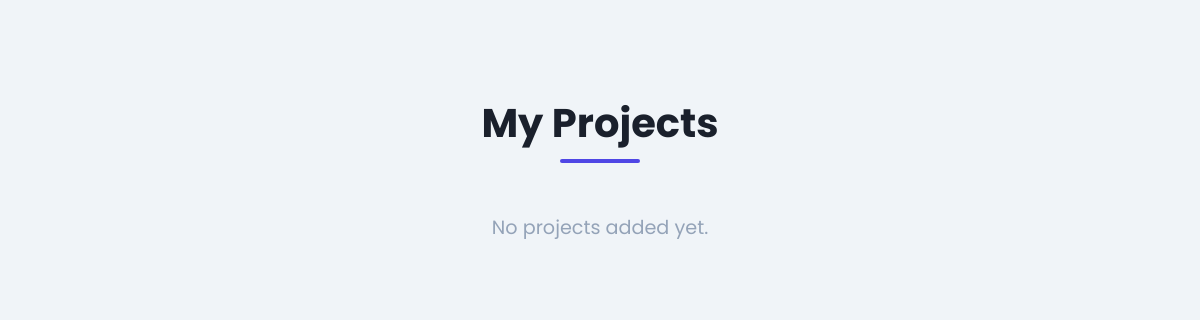
The page /projects/ (signed in) on the database as committed earlier.
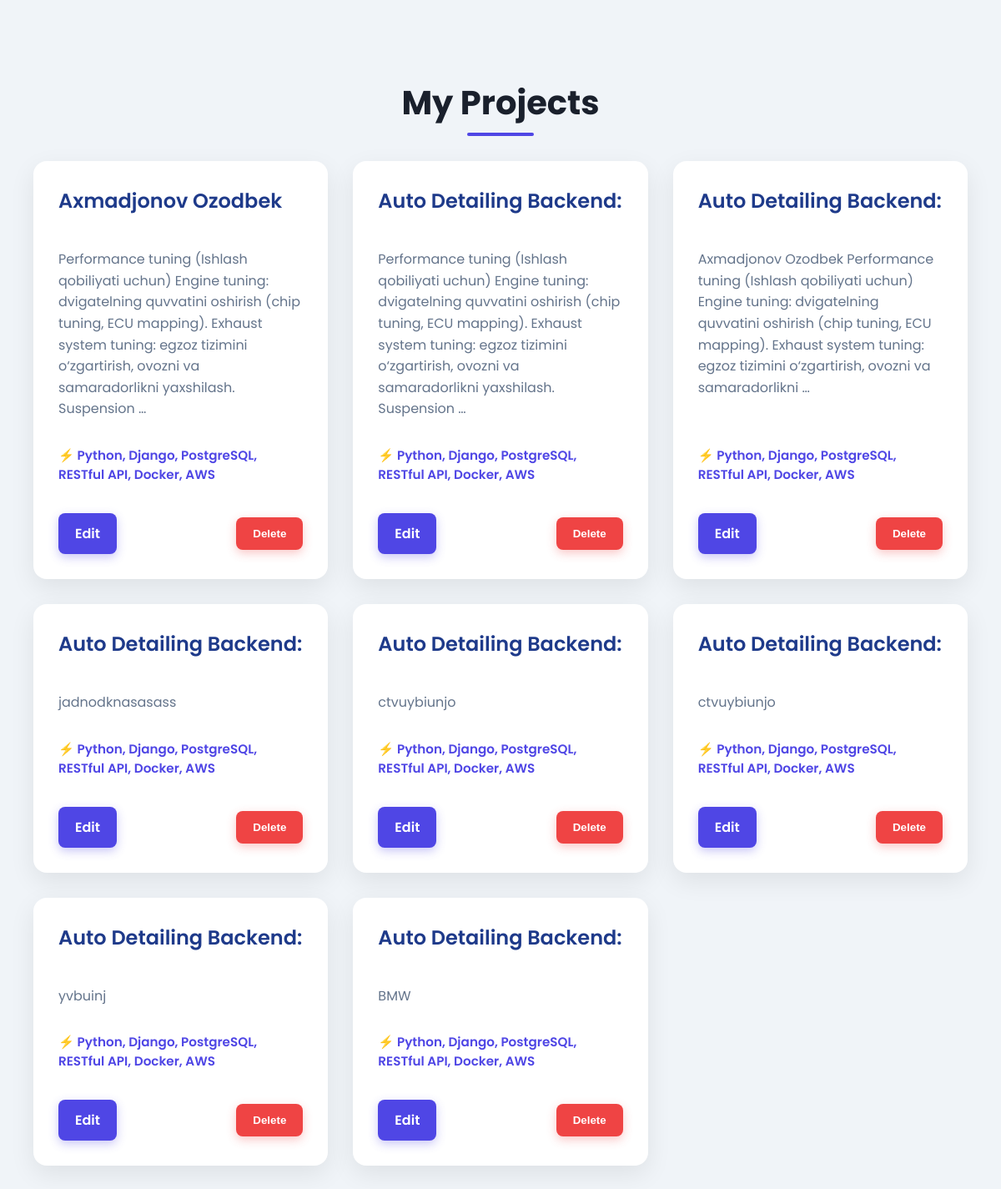
The same page on the database as committed later.
### configapp/models.py (models this page shows, shortened)
class Project(models.Model):
    profile = models.ForeignKey(Profile, on_delete=models.CASCADE, related_name='projects')
    name = models.CharField(max_length=200)
    description = models.TextField()
    skills = models.CharField(max_length=255,
                              help_text="Loyiha uchun ishlatilgan ko'nikmalar (vergul bilan ajratilgan).")
    thumbnail = models.ImageField(upload_to='project_thumbnails/', blank=True, null=True)
    class Meta:
        verbose_name = "Loyiha"
        verbose_name_plural = "Loyihalar"

### configapp/views.py (the view)
# urls.py: path('projects/', views.projects_list, name='projects_list'),
@login_required
def projects_list(request):
    projects = Project.objects.all()
    return render(request, 'projects_list.html', {'projects': projects})

### configapp/templates/projects_list.html (shortened to what this page needs)
<!DOCTYPE html>
<html lang="en">
<head>
</head>
<body>
  <div class="container">
    <h2>My Projects</h2>
    {% if projects %}
    <div class="grid">
      {% for project in projects %}
      <div class="card">
        <h3>{{ project.name }}</h3>
        <p>{{ project.description|truncatewords:25 }}</p>
        <div class="tech-stack">⚡ {{ project.skills }}</div>
        <div class="actions">
          <a href="{% url 'update_project' project.pk %}" class="btn btn-primary">Edit</a>
          <form method="post" action="{% url 'delete_project' project.pk %}">
            <button type="submit" class="btn btn-danger">Delete</button>
          </form>
        </div>
      </div>
      {% endfor %}
    </div>
    {% else %}
      <p class="empty">No projects added yet.</p>
    {% endif %}
  </div>
</body>
</html>

### configapp/templates/projects_list.html (style rules this page uses)
body { font-family: 'Poppins', sans-serif; background-color: #f0f4f8; color: #334155; margin: 0; padding: 60px 40px; }
.container { max-width: 1200px; margin: 0 auto; }
h2 { text-align: center; margin-bottom: 40px; color: #1a202c; font-size: 2.5rem; font-weight: 700; position: relative; }
h2::after { content: ''; position: absolute; bottom: -10px; left: 50%; transform: translateX(-50%); width: 80px; height: 4px; background-color: #4f46e5; border-radius: 2px; }
.grid { display: grid; grid-template-columns: repeat(auto-fit, minmax(300px, 1fr)); gap: 30px; }
.card { background: #ffffff; border-radius: 16px; padding: 30px; box-shadow: 0 10px 30px rgba(0, 0, 0, 0.08); display: flex; flex-direction: column; transition: transform 0.4s ease, box-shadow 0.4s ease; position: relative; overflow: hidden; }
.card::before { content: ''; position: absolute; top: 0; left: 0; width: 100%; height: 6px; background-color: #4f46e5; transform: scaleX(0); transform-origin: left; transition: transform 0.4s ease; }
.card h3 { margin-top: 0; color: #1e3a8a; font-size: 1.5rem; font-weight: 600; }
.card p { flex-grow: 1; font-size: 1rem; color: #64748b; line-height: 1.6; }
.tech-stack { margin: 15px 0; font-size: 0.95rem; font-weight: 600; color: #4f46e5; }
.actions { margin-top: 20px; display: flex; justify-content: space-between; align-items: center; }
.btn { text-decoration: none; padding: 12px 20px; border-radius: 8px; font-weight: 600; transition: all 0.3s ease; text-align: center; }
.btn-primary { background-color: #4f46e5; color: #fff; box-shadow: 0 4px 12px rgba(79, 70, 229, 0.3); }
.btn-danger { background-color: #ef4444; color: #fff; border: none; cursor: pointer; box-shadow: 0 4px 12px rgba(239, 68, 68, 0.3); }

Rows that differ between the two databases and show on the page:
added Project: name "Axmadjonov Ozodbek", description "Performance tuning (Ishlash qobiliyati uchun) Engine tuning: dvigatelning quvvatini oshirish (chip tuning, ECU mapping). Exhaust system tuning: egzoz tizimini o‘zgartirish, ovozni va samaradorlikni yaxshilash. Suspension …", skills "Python, Django, PostgreSQL, RESTful API, Docker, AWS"
added Project: name "Auto Detailing Backend:", description "Performance tuning (Ishlash qobiliyati uchun) Engine tuning: dvigatelning quvvatini oshirish (chip tuning, ECU mapping). Exhaust system tuning: egzoz tizimini o‘zgartirish, ovozni va samaradorlikni yaxshilash. Suspension …", skills "Python, Django, PostgreSQL, RESTful API, Docker, AWS"
added Project: name "Auto Detailing Backend:", description "Axmadjonov Ozodbek Performance tuning (Ishlash qobiliyati uchun) Engine tuning: dvigatelning quvvatini oshirish (chip tuning, ECU mapping). Exhaust system tuning: egzoz tizimini o‘zgartirish, ovozni va samaradorlikni …", skills "Python, Django, PostgreSQL, RESTful API, Docker, AWS"
added Project: name "Auto Detailing Backend:", description "jadnodknasasass", skills "Python, Django, PostgreSQL, RESTful API, Docker, AWS"
added Project: name "Auto Detailing Backend:", description "ctvuybiunjo", skills "Python, Django, PostgreSQL, RESTful API, Docker, AWS"
added Project: name "Auto Detailing Backend:", description "ctvuybiunjo", skills "Python, Django, PostgreSQL, RESTful API, Docker, AWS"
added Project: name "Auto Detailing Backend:", description "yvbuinj", skills "Python, Django, PostgreSQL, RESTful API, Docker, AWS"
added Project: name "Auto Detailing Backend:", description "BMW", skills "Python, Django, PostgreSQL, RESTful API, Docker, AWS"
Other text that changed with them:
text no longer shown: "No projects added yet."
